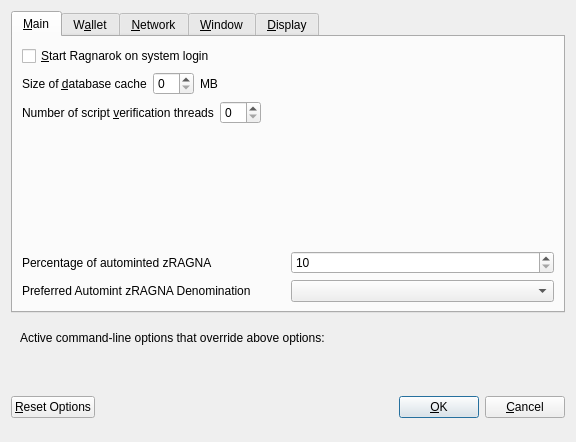
<?xml version="1.0" encoding="UTF-8"?>
<ui version="4.0">
 <class>OptionsDialog</class>
 <widget class="QDialog" name="OptionsDialog">
  <property name="geometry">
   <rect>
    <x>0</x>
    <y>0</y>
    <width>576</width>
    <height>442</height>
   </rect>
  </property>
  <property name="windowTitle">
   <string>Options</string>
  </property>
  <property name="modal">
   <bool>true</bool>
  </property>
  <layout class="QVBoxLayout" name="verticalLayout">
   <item>
    <widget class="QTabWidget" name="tabWidget">
     <property name="currentIndex">
      <number>0</number>
     </property>
     <widget class="QWidget" name="tabMain">
      <attribute name="title">
       <string>&amp;Main</string>
      </attribute>
      <layout class="QVBoxLayout" name="verticalLayout_Main">
       <item>
        <widget class="QCheckBox" name="bitcoinAtStartup">
         <property name="toolTip">
          <string>Automatically start Ragnarok after logging in to the system.</string>
         </property>
         <property name="text">
          <string>&amp;Start Ragnarok on system login</string>
         </property>
        </widget>
       </item>
       <item>
        <layout class="QHBoxLayout" name="horizontalLayout_2_Main">
         <item>
          <widget class="QLabel" name="databaseCacheLabel">
           <property name="text">
            <string>Size of &amp;database cache</string>
           </property>
           <property name="textFormat">
            <enum>Qt::PlainText</enum>
           </property>
           <property name="buddy">
            <cstring>databaseCache</cstring>
           </property>
          </widget>
         </item>
         <item>
          <widget class="QSpinBox" name="databaseCache"/>
         </item>
         <item>
          <widget class="QLabel" name="databaseCacheUnitLabel">
           <property name="text">
            <string>MB</string>
           </property>
           <property name="textFormat">
            <enum>Qt::PlainText</enum>
           </property>
          </widget>
         </item>
         <item>
          <spacer name="horizontalSpacer_2_Main">
           <property name="orientation">
            <enum>Qt::Horizontal</enum>
           </property>
           <property name="sizeHint" stdset="0">
            <size>
             <width>40</width>
             <height>20</height>
            </size>
           </property>
          </spacer>
         </item>
        </layout>
       </item>
       <item>
        <layout class="QHBoxLayout" name="horizontalLayout_3_Main">
         <item>
          <widget class="QLabel" name="threadsScriptVerifLabel">
           <property name="text">
            <string>Number of script &amp;verification threads</string>
           </property>
           <property name="textFormat">
            <enum>Qt::PlainText</enum>
           </property>
           <property name="buddy">
            <cstring>threadsScriptVerif</cstring>
           </property>
          </widget>
         </item>
         <item>
          <widget class="QSpinBox" name="threadsScriptVerif">
           <property name="toolTip">
            <string>(0 = auto, &lt;0 = leave that many cores free)</string>
           </property>
          </widget>
         </item>
         <item>
          <spacer name="horizontalSpacer_3_Main">
           <property name="orientation">
            <enum>Qt::Horizontal</enum>
           </property>
           <property name="sizeHint" stdset="0">
            <size>
             <width>40</width>
             <height>20</height>
            </size>
           </property>
          </spacer>
         </item>
        </layout>
       </item>
       <item>
        <spacer name="verticalSpacer_2">
         <property name="orientation">
          <enum>Qt::Vertical</enum>
         </property>
         <property name="sizeHint" stdset="0">
          <size>
           <width>20</width>
           <height>40</height>
          </size>
         </property>
        </spacer>
       </item>
       <item>
        <layout class="QHBoxLayout" name="horizontalLayout_3">
         <item>
          <widget class="QLabel" name="percentage_label">
           <property name="toolTip">
            <string>Percentage of incoming RAGNAROK which get automatically converted to zRAGNA via Zerocoin Protocol (min: 10%)</string>
           </property>
           <property name="text">
            <string>Percentage of autominted zRAGNA</string>
           </property>
          </widget>
         </item>
         <item>
          <widget class="QSpinBox" name="zeromintPercentage">
           <property name="minimum">
            <number>10</number>
           </property>
           <property name="maximum">
            <number>100</number>
           </property>
          </widget>
         </item>
        </layout>
       </item>
       <item>
        <layout class="QHBoxLayout" name="horizontalLayout" stretch="0,0">
         <property name="sizeConstraint">
          <enum>QLayout::SetFixedSize</enum>
         </property>
         <item>
          <widget class="QLabel" name="labelPreferredDenom">
           <property name="maximumSize">
            <size>
             <width>16777215</width>
             <height>16777215</height>
            </size>
           </property>
           <property name="toolTip">
            <string>Wait with automatic conversion to Zerocoin until enough RAGNAROK for this denomination is available</string>
           </property>
           <property name="text">
            <string>Preferred Automint zRAGNA Denomination</string>
           </property>
          </widget>
         </item>
         <item>
          <widget class="QComboBox" name="preferredDenom">
           <property name="maximumSize">
            <size>
             <width>16777215</width>
             <height>27</height>
            </size>
           </property>
           <property name="toolTip">
            <string>Wait with automatic conversion to Zerocoin until enough RAGNAROK for this denomination is available</string>
           </property>
           <property name="maxVisibleItems">
            <number>9</number>
           </property>
           <property name="maxCount">
            <number>9</number>
           </property>
          </widget>
         </item>
        </layout>
       </item>
      </layout>
     </widget>
     <widget class="QWidget" name="tabWallet">
      <attribute name="title">
       <string>W&amp;allet</string>
      </attribute>
      <layout class="QVBoxLayout" name="verticalLayout_Wallet">
       <item>
        <widget class="QGroupBox" name="groupBox">
         <property name="title">
          <string>Expert</string>
         </property>
         <layout class="QVBoxLayout" name="verticalLayout_2">
          <item>
           <widget class="QCheckBox" name="coinControlFeatures">
            <property name="toolTip">
             <string>Whether to show coin control features or not.</string>
            </property>
            <property name="text">
             <string>Enable coin &amp;control features</string>
            </property>
           </widget>
          </item>
          <item>
           <widget class="QCheckBox" name="showMasternodesTab">
            <property name="toolTip">
             <string>Show additional tab listing all your masternodes in first sub-tab&lt;br/&gt;and all masternodes on the network in second sub-tab.</string>
            </property>
            <property name="text">
             <string>Show Masternodes Tab</string>
            </property>
           </widget>
          </item>
          <item>
           <widget class="QCheckBox" name="spendZeroConfChange">
            <property name="toolTip">
             <string>If you disable the spending of unconfirmed change, the change from a transaction&lt;br/&gt;cannot be used until that transaction has at least one confirmation.&lt;br/&gt;This also affects how your balance is computed.</string>
            </property>
            <property name="text">
             <string>&amp;Spend unconfirmed change</string>
            </property>
           </widget>
          </item>
         </layout>
        </widget>
       </item>
       <item>
        <spacer name="verticalSpacer_Wallet">
         <property name="orientation">
          <enum>Qt::Vertical</enum>
         </property>
         <property name="sizeHint" stdset="0">
          <size>
           <width>20</width>
           <height>40</height>
          </size>
         </property>
        </spacer>
       </item>
      </layout>
     </widget>
     <widget class="QWidget" name="tabNetwork">
      <attribute name="title">
       <string>&amp;Network</string>
      </attribute>
      <layout class="QVBoxLayout" name="verticalLayout_Network">
       <item>
        <widget class="QCheckBox" name="mapPortUpnp">
         <property name="toolTip">
          <string>Automatically open the Ragnarok client port on the router. This only works when your router supports UPnP and it is enabled.</string>
         </property>
         <property name="text">
          <string>Map port using &amp;UPnP</string>
         </property>
        </widget>
       </item>
       <item>
        <widget class="QCheckBox" name="allowIncoming">
         <property name="toolTip">
          <string>Accept connections from outside</string>
         </property>
         <property name="text">
          <string>Allow incoming connections</string>
         </property>
        </widget>
       </item>
       <item>
        <widget class="QCheckBox" name="connectSocks">
         <property name="toolTip">
          <string>Connect to the Ragnarok network through a SOCKS5 proxy.</string>
         </property>
         <property name="text">
          <string>&amp;Connect through SOCKS5 proxy (default proxy):</string>
         </property>
        </widget>
       </item>
       <item>
        <layout class="QHBoxLayout" name="horizontalLayout_1_Network">
         <item>
          <widget class="QLabel" name="proxyIpLabel">
           <property name="text">
            <string>Proxy &amp;IP:</string>
           </property>
           <property name="textFormat">
            <enum>Qt::PlainText</enum>
           </property>
           <property name="buddy">
            <cstring>proxyIp</cstring>
           </property>
          </widget>
         </item>
         <item>
          <widget class="QValidatedLineEdit" name="proxyIp">
           <property name="minimumSize">
            <size>
             <width>140</width>
             <height>0</height>
            </size>
           </property>
           <property name="maximumSize">
            <size>
             <width>140</width>
             <height>16777215</height>
            </size>
           </property>
           <property name="toolTip">
            <string>IP address of the proxy (e.g. IPv4: 127.0.0.1 / IPv6: ::1)</string>
           </property>
          </widget>
         </item>
         <item>
          <widget class="QLabel" name="proxyPortLabel">
           <property name="text">
            <string>&amp;Port:</string>
           </property>
           <property name="textFormat">
            <enum>Qt::PlainText</enum>
           </property>
           <property name="buddy">
            <cstring>proxyPort</cstring>
           </property>
          </widget>
         </item>
         <item>
          <widget class="QLineEdit" name="proxyPort">
           <property name="minimumSize">
            <size>
             <width>55</width>
             <height>0</height>
            </size>
           </property>
           <property name="maximumSize">
            <size>
             <width>55</width>
             <height>16777215</height>
            </size>
           </property>
           <property name="toolTip">
            <string>Port of the proxy (e.g. 9050)</string>
           </property>
          </widget>
         </item>
         <item>
          <spacer name="horizontalSpacer_1_Network">
           <property name="orientation">
            <enum>Qt::Horizontal</enum>
           </property>
           <property name="sizeHint" stdset="0">
            <size>
             <width>40</width>
             <height>20</height>
            </size>
           </property>
          </spacer>
         </item>
        </layout>
       </item>
       <item>
        <spacer name="verticalSpacer_Network">
         <property name="orientation">
          <enum>Qt::Vertical</enum>
         </property>
         <property name="sizeHint" stdset="0">
          <size>
           <width>20</width>
           <height>40</height>
          </size>
         </property>
        </spacer>
       </item>
      </layout>
     </widget>
     <widget class="QWidget" name="tabWindow">
      <attribute name="title">
       <string>&amp;Window</string>
      </attribute>
      <layout class="QVBoxLayout" name="verticalLayout_Window">
       <item>
        <widget class="QCheckBox" name="minimizeToTray">
         <property name="toolTip">
          <string>Show only a tray icon after minimizing the window.</string>
         </property>
         <property name="text">
          <string>&amp;Minimize to the tray instead of the taskbar</string>
         </property>
        </widget>
       </item>
       <item>
        <widget class="QCheckBox" name="minimizeOnClose">
         <property name="toolTip">
          <string>Minimize instead of exit the application when the window is closed. When this option is enabled, the application will be closed only after selecting Quit in the menu.</string>
         </property>
         <property name="text">
          <string>M&amp;inimize on close</string>
         </property>
        </widget>
       </item>
       <item>
        <spacer name="verticalSpacer_Window">
         <property name="orientation">
          <enum>Qt::Vertical</enum>
         </property>
         <property name="sizeHint" stdset="0">
          <size>
           <width>20</width>
           <height>40</height>
          </size>
         </property>
        </spacer>
       </item>
      </layout>
     </widget>
     <widget class="QWidget" name="tabDisplay">
      <attribute name="title">
       <string>&amp;Display</string>
      </attribute>
      <layout class="QVBoxLayout" name="verticalLayout_Display">
       <item>
        <layout class="QHBoxLayout" name="horizontalLayout_1_Display">
         <item>
          <widget class="QLabel" name="langLabel">
           <property name="text">
            <string>User Interface &amp;language:</string>
           </property>
           <property name="textFormat">
            <enum>Qt::PlainText</enum>
           </property>
           <property name="buddy">
            <cstring>lang</cstring>
           </property>
          </widget>
         </item>
         <item>
          <widget class="QValueComboBox" name="lang">
           <property name="toolTip">
            <string>The user interface language can be set here. This setting will take effect after restarting Ragnarok.</string>
           </property>
          </widget>
         </item>
        </layout>
       </item>
       <item>
        <widget class="QLabel" name="label_3">
         <property name="toolTip">
          <string notr="true"/>
         </property>
         <property name="statusTip">
          <string notr="true"/>
         </property>
         <property name="whatsThis">
          <string notr="true"/>
         </property>
         <property name="accessibleName">
          <string notr="true"/>
         </property>
         <property name="text">
          <string>Language missing or translation incomplete? Help contributing translations here:
https://www.transifex.com/ragnarok-project/ragnarok-project-translations</string>
         </property>
         <property name="wordWrap">
          <bool>true</bool>
         </property>
         <property name="openExternalLinks">
          <bool>true</bool>
         </property>
         <property name="textInteractionFlags">
          <set>Qt::TextBrowserInteraction</set>
         </property>
        </widget>
       </item>
       <item>
        <layout class="QHBoxLayout" name="horizontalLayout_4_Display" stretch="0,0">
         <item>
          <widget class="QLabel" name="themeLabel">
           <property name="text">
            <string>User Interface Theme:</string>
           </property>
          </widget>
         </item>
         <item>
          <widget class="QValueComboBox" name="theme"/>
         </item>
        </layout>
       </item>
       <item>
        <widget class="Line" name="line">
         <property name="orientation">
          <enum>Qt::Horizontal</enum>
         </property>
        </widget>
       </item>
       <item>
        <layout class="QHBoxLayout" name="horizontalLayout_2_Display">
         <item>
          <widget class="QLabel" name="unitLabel">
           <property name="text">
            <string>&amp;Unit to show amounts in:</string>
           </property>
           <property name="textFormat">
            <enum>Qt::PlainText</enum>
           </property>
           <property name="buddy">
            <cstring>unit</cstring>
           </property>
          </widget>
         </item>
         <item>
          <widget class="QValueComboBox" name="unit">
           <property name="toolTip">
            <string>Choose the default subdivision unit to show in the interface and when sending coins.</string>
           </property>
          </widget>
         </item>
        </layout>
       </item>
       <item>
        <layout class="QHBoxLayout" name="horizontalLayout_5_Display">
         <item>
          <widget class="QLabel" name="digitsLabel">
           <property name="text">
            <string>Decimal digits</string>
           </property>
          </widget>
         </item>
         <item>
          <widget class="QValueComboBox" name="digits"/>
         </item>
        </layout>
       </item>
       <item>
        <layout class="QHBoxLayout" name="horizontalLayout_3_Display">
         <item>
          <widget class="QLabel" name="thirdPartyTxUrlsLabel">
           <property name="toolTip">
            <string>Third party URLs (e.g. a block explorer) that appear in the transactions tab as context menu items. %s in the URL is replaced by transaction hash. Multiple URLs are separated by vertical bar |.</string>
           </property>
           <property name="text">
            <string>Third party transaction URLs</string>
           </property>
           <property name="buddy">
            <cstring>thirdPartyTxUrls</cstring>
           </property>
          </widget>
         </item>
         <item>
          <widget class="QLineEdit" name="thirdPartyTxUrls">
           <property name="toolTip">
            <string>Third party URLs (e.g. a block explorer) that appear in the transactions tab as context menu items. %s in the URL is replaced by transaction hash. Multiple URLs are separated by vertical bar |.</string>
           </property>
          </widget>
         </item>
        </layout>
       </item>
       <item>
        <spacer name="verticalSpacer">
         <property name="orientation">
          <enum>Qt::Vertical</enum>
         </property>
         <property name="sizeHint" stdset="0">
          <size>
           <width>20</width>
           <height>40</height>
          </size>
         </property>
        </spacer>
       </item>
      </layout>
     </widget>
    </widget>
   </item>
   <item>
    <widget class="QFrame" name="frame">
     <layout class="QVBoxLayout" name="verticalLayout_Bottom">
      <item>
       <layout class="QHBoxLayout" name="horizontalLayout_Bottom">
        <item>
         <widget class="QLabel" name="overriddenByCommandLineInfoLabel">
          <property name="text">
           <string>Active command-line options that override above options:</string>
          </property>
          <property name="textFormat">
           <enum>Qt::PlainText</enum>
          </property>
         </widget>
        </item>
        <item>
         <spacer name="horizontalSpacer_Bottom">
          <property name="orientation">
           <enum>Qt::Horizontal</enum>
          </property>
          <property name="sizeHint" stdset="0">
           <size>
            <width>40</width>
            <height>20</height>
           </size>
          </property>
         </spacer>
        </item>
       </layout>
      </item>
      <item>
       <widget class="QLabel" name="overriddenByCommandLineLabel">
        <property name="text">
         <string/>
        </property>
        <property name="textFormat">
         <enum>Qt::PlainText</enum>
        </property>
        <property name="wordWrap">
         <bool>true</bool>
        </property>
       </widget>
      </item>
     </layout>
    </widget>
   </item>
   <item>
    <layout class="QHBoxLayout" name="horizontalLayout_Buttons">
     <item>
      <widget class="QPushButton" name="resetButton">
       <property name="toolTip">
        <string>Reset all client options to default.</string>
       </property>
       <property name="text">
        <string>&amp;Reset Options</string>
       </property>
       <property name="autoDefault">
        <bool>false</bool>
       </property>
      </widget>
     </item>
     <item>
      <spacer name="horizontalSpacer_1">
       <property name="orientation">
        <enum>Qt::Horizontal</enum>
       </property>
       <property name="sizeHint" stdset="0">
        <size>
         <width>40</width>
         <height>48</height>
        </size>
       </property>
      </spacer>
     </item>
     <item>
      <widget class="QLabel" name="statusLabel">
       <property name="minimumSize">
        <size>
         <width>200</width>
         <height>0</height>
        </size>
       </property>
       <property name="font">
        <font>
         <weight>75</weight>
         <bold>true</bold>
        </font>
       </property>
       <property name="text">
        <string/>
       </property>
       <property name="textFormat">
        <enum>Qt::PlainText</enum>
       </property>
       <property name="wordWrap">
        <bool>true</bool>
       </property>
      </widget>
     </item>
     <item>
      <spacer name="horizontalSpacer_2">
       <property name="orientation">
        <enum>Qt::Horizontal</enum>
       </property>
       <property name="sizeHint" stdset="0">
        <size>
         <width>40</width>
         <height>48</height>
        </size>
       </property>
      </spacer>
     </item>
     <item>
      <widget class="QPushButton" name="okButton">
       <property name="text">
        <string>&amp;OK</string>
       </property>
       <property name="autoDefault">
        <bool>false</bool>
       </property>
       <property name="default">
        <bool>true</bool>
       </property>
      </widget>
     </item>
     <item>
      <widget class="QPushButton" name="cancelButton">
       <property name="text">
        <string>&amp;Cancel</string>
       </property>
       <property name="autoDefault">
        <bool>false</bool>
       </property>
      </widget>
     </item>
    </layout>
   </item>
  </layout>
 </widget>
 <customwidgets>
  <customwidget>
   <class>QValidatedLineEdit</class>
   <extends>QLineEdit</extends>
   <header>qvalidatedlineedit.h</header>
  </customwidget>
  <customwidget>
   <class>QValueComboBox</class>
   <extends>QComboBox</extends>
   <header>qvaluecombobox.h</header>
  </customwidget>
 </customwidgets>
 <resources/>
 <connections/>
</ui>
